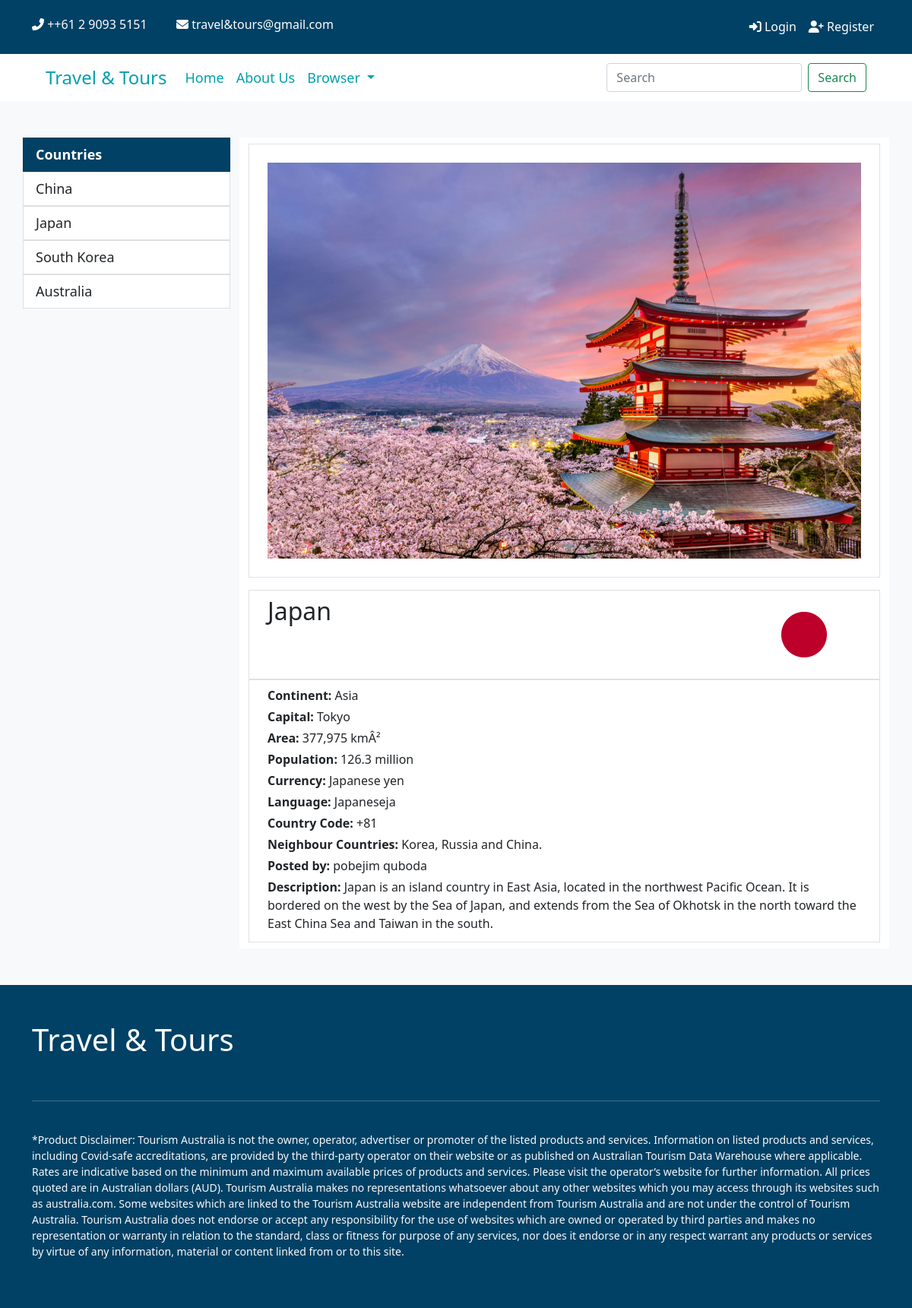
The app's page /detail.php?det=10 with its own data.
### tables this page shows
CREATE TABLE `country` (
  `countryId` int(11) NOT NULL,
  `countryName` varchar(150) NOT NULL,
  `capital` varchar(150) NOT NULL,
  `continent` varchar(150) NOT NULL,
  `area` varchar(100) NOT NULL,
  `population` varchar(100) NOT NULL,
  `currency` varchar(20) NOT NULL,
  `language` varchar(150) NOT NULL,
  `code` varchar(100) NOT NULL,
  `neighbour` varchar(100) NOT NULL,
  `description` varchar(250) NOT NULL,
  `image` varchar(250) NOT NULL,
  `countryFlag` varchar(250) NOT NULL,
  `submitted_by` varchar(100) NOT NULL,
  `type` varchar(150) NOT NULL
);

CREATE TABLE `users` (
  `userId` int(11) NOT NULL,
  `firstname` varchar(100) NOT NULL,
  `surname` varchar(100) NOT NULL,
  `email` varchar(100) NOT NULL,
  `address` varchar(100) NOT NULL,
  `contact` varchar(100) NOT NULL,
  `city` varchar(100) NOT NULL,
  `region` varchar(100) NOT NULL,
  `postal` int(11) NOT NULL,
  `username` varchar(100) NOT NULL,
  `password` varchar(100) NOT NULL
);

### detail.php (the view)
<?php require "header.php"; ?>
<?php
	include 'db.php';
    $det = $_GET['det'];
    $country = $pdo->query("
        SELECT * FROM country c
        JOIN users u
        ON c.submitted_by = u.userId
        WHERE countryId = $det
        ")->fetch();
    $stmts = $pdo->prepare("SELECT * FROM country ORDER BY countryId ASC LIMIT 10");
    $stmts->execute();
 ?>
<section class="py-5 bg-light">
	<div class="container">
		<div class="row">
		<div class="col-md-3">
			<div class="row">
				<div class="list-group">
					<ul class="nav flex-column">
						<li class="nav-item  active">
							<a class="nav-link list-group-item bg-primary text-white fw-bold disabled" href="#" aria-current="page" >Countries</a>
						</li>
						<?php foreach ($stmts as $rows) {?>
					  <li class="nav-item">
					    <a class="nav-link list-group-item" aria-current="page" href="single.php?si=<?php echo $rows['countryId'];?>"><?php echo $rows['countryName']; ?></a>
					  </li>
					<?php } ?>
					</ul>
				</div>
			</div>
		</div>
		<div class="col-md-9 py-2 bg-white">
			<div class="border p-4 text-center mb-3">
				<?php echo '<img src="image/country/'.$country['image'].'" class="img-fluid"  alt="'. $country['countryName'].'">'; ?>
			</div>
			<div class="border px-4 py-2">
				<div class="row">
					<div class="col-md-6">
						<h2><?php echo $country['countryName']; ?></h2>
					</div>
					<div class="col-md-6">
						<?php echo '<img src="image/countryflag/'.$country['countryFlag'].'" class="img-fluid float-end"  alt="flag" style="max-width: 150px; max-height: 100px;">' ?>
					</div>
				</div>
			</div>
			<div class="border px-4 py-2">
				<div class="row">
					<div class="col-md-12">
						<p class="mb-1"><strong class="fs-6">Continent:</strong> <?php echo $country['continent']; ?></p>
					</div>
					<div class="col-md-12">
						<p class="mb-1"><strong class="fs-6">Capital:</strong> <?php echo $country['capital']; ?></p>
					</div>
					<div class="col-md-12">
						<p class="mb-1"><strong class="fs-6">Area:</strong> <?php echo $country['area']; ?></p>
					</div>
					<div class="col-md-12">
						<p class="mb-1"><strong class="fs-6">Population:</strong> <?php echo $country['population']; ?></p>
					</div>
					<div class="col-md-12">
						<p class="mb-1"><strong class="fs-6">Currency:</strong> <?php echo $country['currency']; ?></p>
					</div>
					<div class="col-md-12">
						<p class="mb-1"><strong class="fs-6">Language:</strong> <?php echo $country['language']; ?></p>
					</div>
					<div class="col-md-12">
						<p class="mb-1"><strong class="fs-6">Country Code:</strong> <?php echo $country['code']; ?></p>
					</div>
					<div class="col-md-12">
						<p class="mb-1"><strong class="fs-6">Neighbour Countries:</strong> <?php echo $country['neighbour']; ?></p>
					</div>
					<div class="col-md-12">
						<p class="mb-1"><strong class="fs-6">Posted by:</strong> <?php echo $country['firstname']; ?> <?php echo $country['surname']; ?></p>
					</div>
					<div class="col-md-12">
						<p class="mb-1"><strong class="fs-6">Description:</strong>  <?php echo $country['description']; ?> </p>
					</div>
				</div>
			</div>
		</div>
		</div>
	</div>
</section>
<?php require "footer.php"; ?>

### css/style.css (style rules this page uses)
.nav-item .nav-link { font-size: 18px; }

### records on screen
country: countryName "China"
country: countryName "Japan", image (picture), countryFlag (picture), continent "Asia", capital "Tokyo", area "377,975 kmÂ²", population "126.3 million", currency "Japanese yen", language "Japaneseja", code "+81", neighbour "Korea, Russia and China.", users.firstname "pobejim", users.surname "quboda", description "Japan is an island country in East Asia, located in the northwest Pacific Ocean. It is bordered on the west by the Sea of Japan, and extends from the Sea of Okhotsk in the north toward the East China Sea and Taiwan in the south."
country: countryName "South Korea"
country: countryName "Australia"
